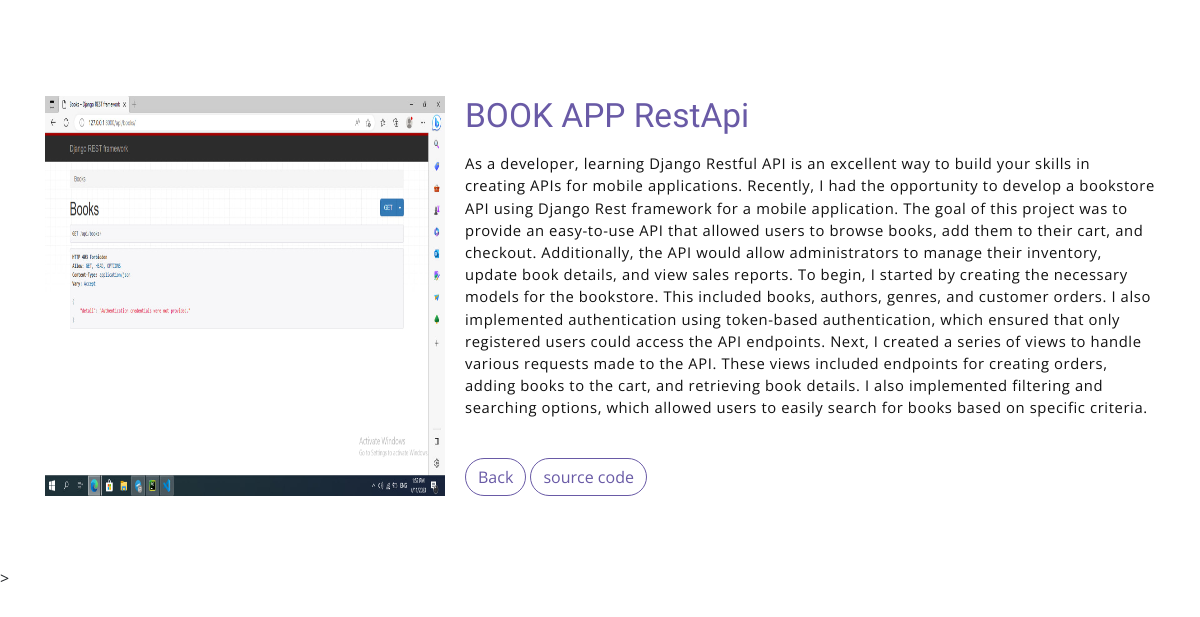
/project_detail/4/, run on the app's committed database.
### main/models.py (models this page shows)
class Projects(models.Model):
    name = models.CharField(max_length=200)
    description = models.TextField()
    img = models.ImageField(upload_to='media/')
    link =  models.URLField(null=True, blank=True)
    exralink = models.URLField(null=True, blank=True)

### main/views.py (the view)
# urls.py: path('project_detail/<int:pk>/', project_detail, name='project_detail'),
def project_detail(request, pk):
    contex = {
        'project': Projects.objects.get(id=pk),
    }
    return render(request, 'project_detail.html', contex)

### templates/project_detail.html (shortened to what this page needs)
{%load static%}
<!DOCTYPE html>
<html lang="en">
<head>
    <link rel="stylesheet" href="{% static 'assets/vendors/themify-icons/css/themify-icons.css' %}">
	<link rel="stylesheet" href="{% static 'assets/css/meyawo.css' %}">
</head>
<body data-spy="scroll" data-target=".navbar" data-offset="40" id="home">
    <nav class="custom-navbar" data-spy="affix" data-offset-top="20">
        <div class="container">
            <ul class="nav">
            </ul>
            <a href="javascript:void(0)" id="nav-toggle" class="hamburger hamburger--elastic">
                <div class="hamburger-box">
                  <div class="hamburger-inner"></div>
                </div>
            </a>
        </div>
    </nav>
    <section class="section pt-0" id="about">
     <br>
     <br>
     <br>
     <br>
        <div class="container text-center">
            <div class="about">
                <div class="about-img-holder">
                    <img width="400px" height="400px" src="{{project.img.url}}" alt="Download free bootstrap 4 landing page, free boootstrap 4 templates, Download free bootstrap 4.1 landing page, free boootstrap 4.1.1 templates, meyawo Landing page">
                </div>
                <div class="about-caption">
                    <h2 class="section-title mb-3">{{project.name}}</h2>
                    <p><strong>{{project.description}}</strong>
                    </p>
                   <a href="{% url 'index'%}"> <button class="btn-rounded btn btn-outline-primary mt-4">Back</button></a>
                   <a href="{{project.link}}"> <button class="btn-rounded btn btn-outline-primary mt-4">source code</button></a>
                </div>
            </div>
        </div>
    </section>
</body>
</html>

### data on the page
Projects: img (picture), name "BOOK APP RestApi", description "As a developer, learning Django Restful API is an excellent way to build your skills in creating APIs for mobile applications. Recently, I had the opportunity to develop a bookstore API using Django Rest framework for a mobile application. The goal of this project was to provide an easy-to-use API that allowed users to browse books, add them to their cart, and checkout. Additionally, the API would allow administrators to manage their inventory, update book details, and view sales reports. To begin, I started by creating the necessary models for the bookstore. This included books, authors, genres, and customer orders. I also implemented authentication using token-based authentication, which…"
